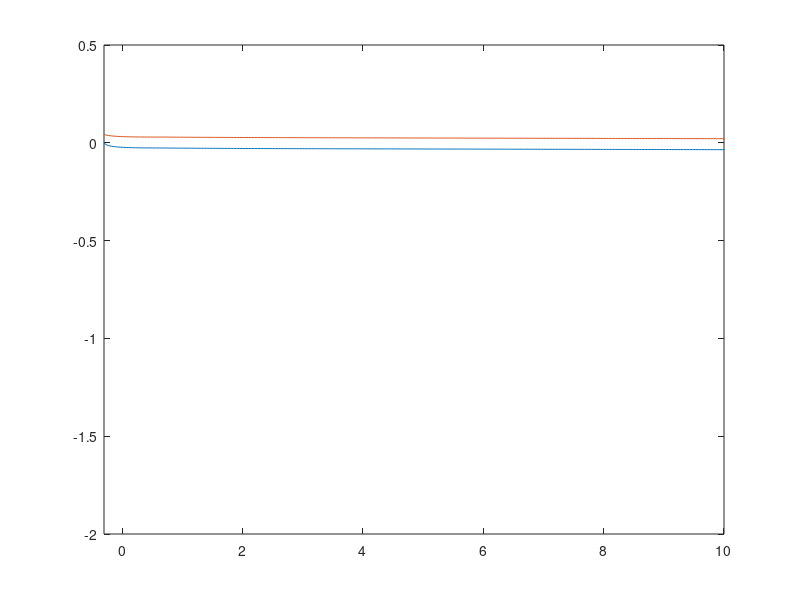

MATLAB code for this plot: (Note: this script raises an error after producing the figure.)
% Code to solve the consumption-saving model

clear all; clc; close all;

%% Model setup

% Define parameters
ga = 2; % Intertemporal substitution
rho = 0.05; % Discount rate
z1 = .01; % Low productivity
z2 = 3*z1; % High productivity (originally at 3*z1)
z = [z1,z2];
la1 = 0.5; % lambda_1
la2 = 0.5; % lambda_2
la = [la1,la2];

w = 3; % Baseline wage
R = 0.051; % Averate risky return
r = 0.041; % Riskless return
phi = 0.3; % Borrowing constraint for riskless asset

zeta = 1.5; % Asymptotic tail exponent
sig2 = (zeta/ga + 1)/2*(R-r)^2/(rho - r); % Set risky variance (sig2) so that zeta=1.5
sig = sig2^(1/2);

I= 20000; % Points in the asset grid
amin = -phi; % Minimum assets
amax = 3000; % Maximum assets

% Define a non-uniform grid for assets
x = linspace(0,1,I)';
coeff = 5; power = 10;
xx  = x + coeff*x.^power;
xmax = max(xx); xmin = min(xx);
a = (amax-amin)/(xmax - xmin)*xx + amin;
daf = ones(I,1);
dab = ones(I,1);
daf(1:I-1) = a(2:I)-a(1:I-1);
dab(2:I) = a(2:I)-a(1:I-1);
daf(I)=daf(I-1); dab(1)=dab(2);

aa = [a,a];
daaf = daf*ones(1,2);
daab = dab*ones(1,2);

%objects for approximation of second derivatives
denom = 0.5*(daaf + daab).*daab.*daaf;
weightf = daab./denom;
weight0 = -(daab + daaf)./denom;
weightb = daaf./denom;

zz = ones(I,1)*z;
kk = ones(I,2); % Check this

maxit = 30; % Maximum iterations
crit = 10^(-6); % Tolerance for convergence
Delta = 1000; % Stepsize for implicit method

% Initialize forward/backwards diffierence for value function and
% consumption
dVf = zeros(I,2);
dVb = zeros(I,2);
dV0 = zeros(I,2);
dV2 = zeros(I,2);
c = zeros(I,2);
c0 = zeros(I,2);

% Helper for the transition matrix
Aswitch = [-speye(I)*la(1),speye(I)*la(1);speye(I)*la(2),-speye(I)*la(2)];

%INITIAL GUESS
v0(:,1) = (w*z(1) + r*a).^(1-ga)/(1-ga)/rho;
v0(:,2) = (w*z(2) + r*a).^(1-ga)/(1-ga)/rho;

% v0(:,1) = (w*z(1) + r*a + (R-r)^2/(s*sig2)*a).^(1-s)/(1-s)/rho;
% v0(:,2) = (w*z(2) + r*a + (R-r)^2/(s*sig2)*a).^(1-s)/(1-s)/rho;

v = v0;
%% Run the finite difference algorithm

tic;
for n=1:maxit

    disp(n)
    
    V = v; 
    V_n(:,:,n)=V;
    
    % Compute forward difference
    dVf(1:I-1,:) = (V(2:I,:)-V(1:I-1,:))./(aa(2:I,:) - aa(1:I-1,:));
    dVf(I,:) = (w*z + r.*amax + (R-r)^2/(ga*sig2)*amax).^(-ga); %will never be used
    
    % Compute backward difference
    dVb(2:I,:) = (V(2:I,:)-V(1:I-1,:))./(aa(2:I,:) - aa(1:I-1,:));
    dVb(1,:) = (w*z + r.*amin).^(-ga); %state constraint boundary condition

    % Second derivative: approximation only differs at amax
    dV2b(2:I-1,:) = (daab(2:I-1,:).*V(3:I,:) - (daab(2:I-1,:)+daaf(2:I-1,:)).*V(2:I-1,:) + daaf(2:I-1,:).*V(1:I-2,:))./denom(2:I-1,:);
    dV2f(2:I-1,:) = (daab(2:I-1,:).*V(3:I,:) - (daab(2:I-1,:)+daaf(2:I-1,:)).*V(2:I-1,:) + daaf(2:I-1,:).*V(1:I-2,:))./denom(2:I-1,:);
    dV2b(I,:) = -ga*dVb(I,:)/amax;
    dV2f(I,:) = -ga*dVf(I,:)/amax;
     
    % Consumption and savings with forward difference
    cf = max(dVf,10^(-10)).^(-1/ga);
    kf = max(- dVf./dV2f.*(R-r)/sig2,0);
    kf = min(kf,aa+phi);
    ssf = w*zz + (R-r).*kf + r.*aa - cf;
    
    % Consumption and savings with backward difference
    cb = max(dVb,10^(-10)).^(-1/ga);
    kb = max(- dVb./dV2b.*(R-r)/sig2,0);
    kb = min(kb,aa+phi);
    ssb = w*zz + (R-r).*kb + r.*aa - cb;
    
    % Consumption and derivative of value function at steady state
    k0 = (kb + kf)/2;
    c0 = w*zz + (R-r).*k0 + r.*aa;
    dV0 = max(c0,10^(-10)).^(-ga);
   
    % dV_upwind makes a choice of forward or backward differences based on the sign of the drift    
    If = real(ssf) > 10^(-12); %positive drift --> forward difference
    Ib = (real(ssb) < -10^(-12)).*(1-If); %negative drift --> backward difference
    I0 = (1-If-Ib); %at steady state
   
    dV_Upwind = dVf.*If + dVb.*Ib + dV0.*I0; % Define dV from the upwind scheme
    c = max(dV_Upwind,10^(-10)).^(-1/ga); % Consumption from the derivative of the value function
    u = c.^(1-ga)/(1-ga); % Utility of choice
    k = max(-dV_Upwind./dV2b.*(R-r)/sig2,0); % Investment in risky asset as 
    k = min(k,aa+phi);
    
    % Construct transition matrix
    X = -Ib.*ssb./daab + sig2/2.*k.^2.*weightb;
    Y = - If.*ssf./daaf + Ib.*ssb./daab + sig2/2.*k.^2.*weight0;
    Z = If.*ssf./daaf + sig2/2.*k.^2.*weightf; 
    
    xi = -amax*(R-r)^2/(2*ga*sig2);
    X(I,:) = -min(ssb(I,:),0)./daab(I,:) - xi./daab(I,:);
    Y(I,:) = -max(ssf(I,:),0)./daaf(I,:) + min(ssb(I,:),0)./daab(I,:) + xi./daab(I,:);
    Z(I,:) = max(ssf(I,:),0)./daaf(I,:);
    
    A1=spdiags(Y(:,1),0,I,I)+spdiags(X(2:I,1),-1,I,I)+spdiags([0;Z(1:I-1,1)],1,I,I);
    A2=spdiags(Y(:,2),0,I,I)+spdiags(X(2:I,2),-1,I,I)+spdiags([0;Z(1:I-1,2)],1,I,I);
    A1(I,I) = Y(I,1) + Z(I,1);
    A2(I,I) = Y(I,2) + Z(I,2);
    A = [A1,sparse(I,I);sparse(I,I),A2] + Aswitch;
    
   if max(abs(sum(A,2)))>10^(-9)
       disp('Improper Transition Matrix')
       break
   end
    
    % Construct new transition matrix
    B = (1/Delta + rho)*speye(2*I) - A;
    
    % Stack solutions
    u_stacked = [u(:,1);u(:,2)];
    V_stacked = [V(:,1);V(:,2)];
    
    b = u_stacked + V_stacked/Delta;
    V_stacked = B\b; % Solve the matrix equation by inverting B
    
    V = [V_stacked(1:I),V_stacked(I+1:2*I)];
    
    % Compute change in the value function
    Vchange = V - v;
    v = V;
    
    % Check for convergence
    dist(n) = max(max(abs(Vchange)));
    if dist(n)<crit
        disp('Value Function Converged, Iteration = ')
        disp(n)
        break
    end
end
toc;

%% Solve the Kolmogorov forward equation

%RECOMPUTE TRANSITION MATRIX WITH REFLECTING BARRIER AT amax
X = -min(ssb,0)./daab + sig2/2.*k.^2.*weightb;
Y = -max(ssf,0)./daaf + min(ssb,0)./daab + sig2/2.*k.^2.*weight0;
Z = max(ssf,0)./daaf + sig2/2.*k.^2.*weightf; 

A1=spdiags(Y(:,1),0,I,I)+spdiags(X(2:I,1),-1,I,I)+spdiags([0;Z(1:I-1,1)],1,I,I);
A2=spdiags(Y(:,2),0,I,I)+spdiags(X(2:I,2),-1,I,I)+spdiags([0;Z(1:I-1,2)],1,I,I);
A1(I,I) = Y(I,1) + Z(I,1);
A2(I,I) = Y(I,2) + Z(I,2);
A = [A1,sparse(I,I);sparse(I,I),A2] + Aswitch;

%WORK WITH RESCALED DENSITY \tilde{g} BELOW
da_tilde = 0.5*(dab + daf);
da_tilde(1) = 0.5*daf(1); da_tilde(I) = 0.5*dab(I);
da_stacked = [da_tilde;da_tilde];
grid_diag = spdiags(da_stacked,0,2*I,2*I);

AT = A';
b = zeros(2*I,1);

%need to fix one value, otherwise matrix is singular
i_fix = 1;
b(i_fix)=.1;
row = [zeros(1,i_fix-1),1,zeros(1,2*I-i_fix)];
AT(i_fix,:) = row;

%Solve linear system
g_tilde = AT\b;

%rescale \tilde{g} so that it sums to 1
g_sum = g_tilde'*ones(2*I,1);
g_tilde = g_tilde./g_sum;

gg = grid_diag\g_tilde; %convert from \tilde{g} to g

g = [gg(1:I),gg(I+1:2*I)];

check1 = g(:,1)'*da_tilde;
check2 = g(:,2)'*da_tilde;
%%

%CALCULATE THEORETICAL POWER LAW EXPONENT
zeta = ga*(2*sig2*(rho - r)/(R-r)^2 -1);

adot = w*zz + (R-r)*k + r.*aa - c;

risky_share = (R-r)/(ga*sig2);
cslope = (rho - (1-ga)*r)/ga - (1-ga)/(2*ga)*(R-r)^2/(ga*sig2);
sbar = (r-rho)/ga + (1+ga)/(2*ga)*(R-r)^2/(ga*sig2);

plot(a,k,a,risky_share.*a)
plot(a,c,a,cslope.*a)

%COMPUTE DISTRIBUTION OF x=log(a)
for i=1:I
    G(i,1) = sum(g(1:i,1).*da_tilde(1:i));
    G(i,2) = sum(g(1:i,2).*da_tilde(1:i));
end

f = zeros(I,2);
x = log(max(a,0));
dx = zeros(I,1);
for i =2:I
dx(i) = x(i)-x(i-1);
f(i,1) = (G(i,1)-G(i-1,1))/dx(i);
f(i,2) = (G(i,2)-G(i-1,2))/dx(i);
end
f(1)=0;

xmin = log(1); xmax = log(amax);
ga = g(1:i,1) + g(1:i,2);
fx = f(:,1)+f(:,2);

%% Plot to check results
%g_1 = g_tilde(1:I);
%g_2 = g_tilde(I+1:2*I);
%g_tot = (g_1 + g_2)/2;

g_tot = (g(:,1) + g(:,2))/2;

plot(a,g_tot)
xlim([amin 10])

%%
plot(a,adot)
xlim([amin 10])

%% Save wealth distribution as a .cvs file
writematrix(g_tot, 'ga_var.csv');
writematrix(a, 'a_var.csv'); 
writematrix(adot, 'saving.csv');
writematrix(k, 'risky.csv');

